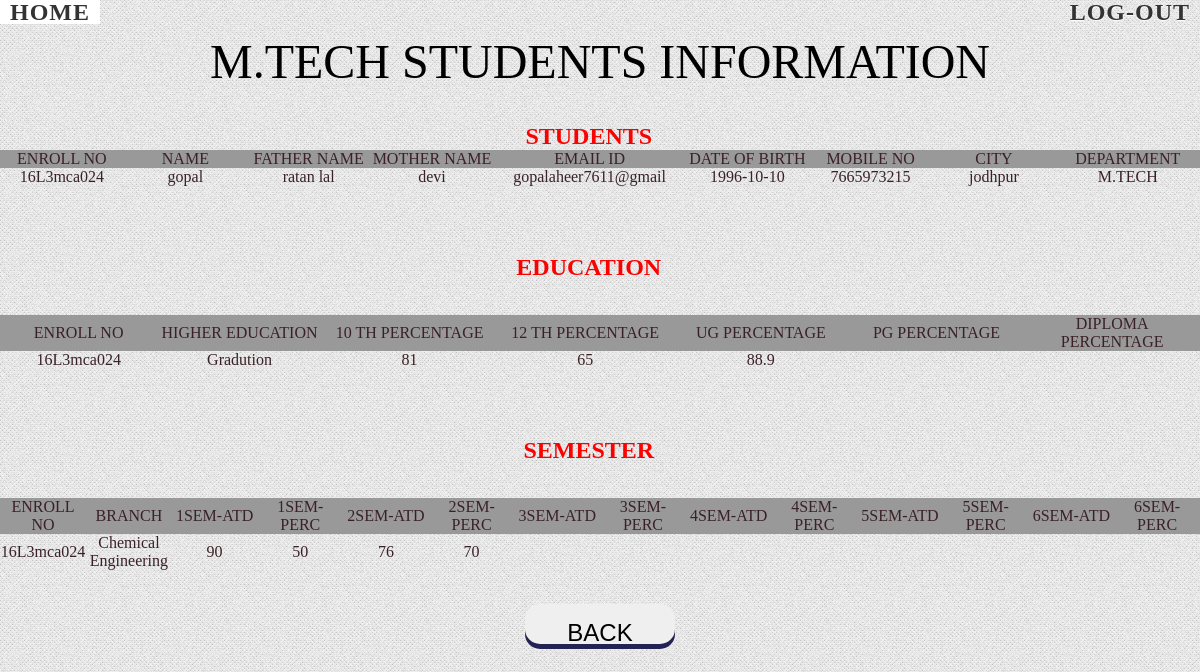
Page /mtech.php (signed in) on the committed database.
### tables this page shows
CREATE TABLE `student` (
  `name` varchar(20) NOT NULL,
  `fname` varchar(20) NOT NULL,
  `mname` varchar(20) NOT NULL,
  `email` varchar(20) NOT NULL,
  `enrollno` varchar(20) NOT NULL,
  `date` varchar(20) NOT NULL,
  `gender` varchar(20) NOT NULL,
  `mobile` varchar(13) NOT NULL,
  `address` varchar(120) NOT NULL,
  `addre` varchar(120) NOT NULL,
  `city` varchar(20) NOT NULL,
  `pincode` int(10) NOT NULL,
  `state` varchar(20) NOT NULL,
  `country` varchar(20) NOT NULL,
  `department` varchar(20) NOT NULL
);

CREATE TABLE `edu` (
  `enroll` varchar(20) NOT NULL,
  `department` varchar(50) NOT NULL,
  `depart` varchar(20) NOT NULL,
  `tenth` varchar(20) DEFAULT NULL,
  `bord` varchar(40) DEFAULT NULL,
  `rollno` varchar(20) DEFAULT NULL,
  `passyear` varchar(20) DEFAULT NULL,
  `maxmark` varchar(10) DEFAULT NULL,
  `obtmark` varchar(10) DEFAULT NULL,
  `perc` varchar(10) DEFAULT NULL,
  `twelth` varchar(10) DEFAULT NULL,
  `bord12` varchar(40) DEFAULT NULL,
  `rollno12` varchar(20) DEFAULT NULL,
  `passyear12` varchar(10) DEFAULT NULL,
  `maxmark12` varchar(10) DEFAULT NULL,
  `obtmark12` varchar(10) DEFAULT NULL,
  `perc12` varchar(10) DEFAULT NULL,
  `gradution` varchar(20) DEFAULT NULL,
  `univ` varchar(40) DEFAULT NULL,
  `rollno13` varchar(20) DEFAULT NULL,
  `passyear13` varchar(10) DEFAULT NULL,
  `maxmark13` varchar(10) DEFAULT NULL,
  `obtmark13` varchar(10) DEFAULT NULL,
  `perc13` varchar(10) DEFAULT NULL,
  `pg` varchar(20) DEFAULT NULL,
  `univpg` varchar(40) DEFAULT NULL,
  `rollnopg` varchar(20) DEFAULT NULL,
  `passyearpg` varchar(10) DEFAULT NULL,
  `maxmarkpg` varchar(10) DEFAULT NULL,
  `obtmarkpg` varchar(10) DEFAULT NULL,
  `percpg` varchar(10) DEFAULT NULL,
  `dp` varchar(30) DEFAULT NULL,
  `univdp` varchar(40) DEFAULT NULL,
  `rollnodp` varchar(20) DEFAULT NULL,
  `passyeardp` varchar(10) DEFAULT NULL,
  `maxmarkdp` varchar(10) DEFAULT NULL,
  `obtmarkdp` varchar(10) DEFAULT NULL,
  `percdp` varchar(10) DEFAULT NULL
);

CREATE TABLE `sem` (
  `enr` varchar(20) NOT NULL,
  `dep` varchar(30) NOT NULL,
  `branch` varchar(30) NOT NULL,
  `1st` varchar(10) NOT NULL,
  `atd1` varchar(10) NOT NULL,
  `result1` varchar(10) NOT NULL,
  `due1` varchar(100) DEFAULT NULL,
  `max1` varchar(10) NOT NULL,
  `obt1` varchar(10) NOT NULL,
  `perc1` varchar(10) NOT NULL,
  `2nd` varchar(10) NOT NULL,
  `atd2` varchar(10) NOT NULL,
  `result2` varchar(10) NOT NULL,
  `due2` varchar(100) DEFAULT NULL,
  `max2` varchar(10) NOT NULL,
  `obt2` varchar(10) NOT NULL,
  `perc2` varchar(10) NOT NULL,
  `3rd` varchar(10) NOT NULL,
  `atd3` varchar(10) NOT NULL,
  `result3` varchar(10) NOT NULL,
  `due3` varchar(100) DEFAULT NULL,
  `max3` varchar(10) NOT NULL,
  `obt3` varchar(10) NOT NULL,
  `perc3` varchar(10) NOT NULL,
  `4th` varchar(10) NOT NULL,
  `atd4` varchar(10) NOT NULL,
  `result4` varchar(10) NOT NULL,
  `due4` varchar(100) DEFAULT NULL,
  `max4` varchar(10) NOT NULL,
  `obt4` varchar(10) NOT NULL,
  `perc4` varchar(10) NOT NULL,
  `5th` varchar(10) NOT NULL,
  `atd5` varchar(10) NOT NULL,
  `result5` varchar(10) NOT NULL,
  `due5` varchar(100) DEFAULT NULL,
  `max5` varchar(10) NOT NULL,
  `obt5` varchar(10) NOT NULL,
  `perc5` varchar(10) NOT NULL,
  `6th` varchar(10) NOT NULL,
  `atd6` varchar(10) NOT NULL,
  `result6` varchar(10) NOT NULL,
  `due6` varchar(100) DEFAULT NULL,
  `max6` varchar(10) NOT NULL,
  `obt6` varchar(10) NOT NULL,
  `perc6` varchar(10) NOT NULL
);

### mtech.php (the view, shortened to what this page needs)
<?php
echo"	<html>
<head>
<title>M.TECH</title>
    <link rel='stylesheet' type='text/css' href='style.css' media='all' />
    <link rel='stylesheet' type='text/css' href='demo.css' media='all' />
	<link rel='stylesheet' type='text/css' href='bun.css' media='all' />
</head>
<body>
<div class='container'>
            <div class='freshdesignweb-top'>
                <a href='admin.php'><font size='+2' ><strong>Home</strong></font></a>
                <span class='right'>
                    <a href='logout.php'>
                        <font size='+2' ><strong>Log-Out</strong></font>
                    </a>
            </span>
            </div>
	<BR><BR><h1 class='h' align='CENTER'><font color='BLACK' ALIGN='CENTER' size='+4'>M.TECH STUDENTS INFORMATION</font> </h1><BR><BR>
			<form id='contactform' method='POST' >";
	$conn=mysqli_connect("localhost","root","")or die("not connect to mysql");
	mysqli_select_db($conn,"stu");
	$sel="select * from student WHERE department='M.TECH' ";
	$result = $conn->query($sel);
	echo"<center><label><font size='+2' color='red' ><strong>STUDENTS</strong></font></label> &nbsp;&nbsp;&nbsp;&nbsp;&nbsp;<br>";
	if ($result->num_rows > 0)
	{
		echo "<table border=1 width='100%' cellspacing='10'>
		<tr bgcolor='#999999'><th style='text-align:center;' width='7%'>ENROLL NO</th><th style='text-align:center;' width='7%' >NAME</th><th style='text-align:center;' width='7%'>FATHER NAME</th><th style='text-align:center;' width='7%'>MOTHER NAME</th><th style='text-align:center;'  width='7%'>EMAIL ID</th><th style='text-align:center;' width='7%'>DATE OF BIRTH</th><th style='text-align:center;' width='7%'>MOBILE NO</th><th style='text-align:center;' width='7%'>CITY</th><th style='text-align:center;' width='7%'>DEPARTMENT</th></tr>";
   		 while($row = $result->fetch_assoc())
		 	{
			$name = $row['name'];
			$fname = $row['fname'];
			$mname = $row['mname'];
			$email = $row['email'];
			$enrollno = $row['enrollno'];
			$date = $row['date'];
			$mobile = $row['mobile'];
			$city = $row['city'];
			$department = $row['department'];
echo"<tr><th style='text-align:center;'>".$enrollno."</th><th style='text-align:center;' >".$name."</th><th style='text-align:center;'>".$fname."</th><th style='text-align:center;'>".$mname."</th><th style='text-align:center;'>".$email."</th><th style='text-align:center;'>".$date."</th><th style='text-align:center;'>".$mobile."</th><th style='text-align:center;'>".$city."</th><th style='text-align:center;'>".$department."</th></tr>";
			}
			echo"</table>";
	}
	else
	{
      echo "0 results";
	}
	$sel="select * from edu  WHERE department='M.TECH'";
	$result = $conn->query($sel);
	echo"<br><br><br><br><center><label><font size='+2' color='red' ><strong>EDUCATION</strong></font></label> &nbsp;&nbsp;&nbsp;&nbsp;&nbsp;<br>";
	if ($result->num_rows > 0)
	{
		echo "<br><br><table border=1 width='100%' cellspacing='10'>
		<tr bgcolor='#999999'><th style='text-align:center;' width='7%' >ENROLL NO</th><th style='text-align:center;' width='7%'>HIGHER EDUCATION</th><th style='text-align:center;' width='7%'>10 TH PERCENTAGE</th><th style='text-align:center;'  width='7%'>12 TH PERCENTAGE</th><th style='text-align:center;' width='7%'>UG PERCENTAGE</th><th style='text-align:center;' width='7%'>PG PERCENTAGE</th><th style='text-align:center;' width='7%'>DIPLOMA PERCENTAGE</th></tr>";
   		 while($row = $result->fetch_assoc())
		 	{
		$enroll = $row['enroll'];
		$depart = $row['depart'];
		$perc = $row['perc'];
		$perc12 = $row['perc12'];
		$perc13 = $row['perc13'];
		$percpg = $row['percpg'];
		$percdp = $row['percdp'];
	echo"<tr><th style='text-align:center;' >".$enroll."</th><th style='text-align:center;'>".$depart."</th><th style='text-align:center;'>".$perc."</th><th style='text-align:center;'>".$perc12."</th><th style='text-align:center;'>".$perc13."</th><th style='text-align:center;'>".$percpg."</th><th style='text-align:center;'>".$percdp."</th></tr>";
		}
			echo"</table>";
	}
	else
	{
      echo "0 results";
	}
	$sel="select * from sem  WHERE dep='M.TECH'";
	$result = $conn->query($sel);
	echo"<br><br><br><br><center><label><font size='+2' color='red' ><strong>SEMESTER</strong></font></label> &nbsp;&nbsp;&nbsp;&nbsp;&nbsp;<br>";
	if ($result->num_rows > 0)
	{
		echo "<br><br><table border=1 width='100%' cellspacing='10'>
		<tr bgcolor='#999999'><th style='text-align:center;' width='7%' >ENROLL NO</th><th style='text-align:center;' width='7%'>BRANCH</th><th style='text-align:center;' width='7%'>1SEM-ATD</th><th style='text-align:center;'  width='7%'>1SEM-PERC</th><th style='text-align:center;' width='7%'>2SEM-ATD</th><th style='text-align:center;' width='7%'>2SEM-PERC</th><th style='text-align:center;' width='7%'>3SEM-ATD</th><th style='text-align:center;' width='7%'>3SEM-PERC</th><th style='text-align:center;' width='7%'>4SEM-ATD</th><th style='text-align:center;' width='7%'>4SEM-PERC</th><th style='text-align:center;' width='7%'>5SEM-ATD</th><th style='text-align:center;' width='7%'>5SEM-PERC</th><th style='text-align:center;' width='7%'>6SEM-ATD</th><th style='text-align:center;' width='7%'>6SEM-PERC</th></tr>";
   		 while($row = $result->fetch_assoc())
		 	{
		$enr = $row['enr'];
		$branch = $row['branch'];
		$atd1 = $row['atd1'];
		$perc1 = $row['perc1'];
		$atd2 = $row['atd2'];
		$perc2 = $row['perc2'];
		$atd3 = $row['atd3'];
		$perc3 = $row['perc3'];
		$atd4 = $row['atd4'];
		$perc4 = $row['perc4'];
		$atd5 = $row['atd5'];
		$perc5 = $row['perc5'];
		$atd6 = $row['atd6'];
		$perc6 = $row['perc6'];
	echo"<tr><th style='text-align:center;' >".$enr."</th><th style='text-align:center;'>".$branch."</th><th style='text-align:center;'>".$atd1."</th><th style='text-align:center;'>".$perc1."</th><th style='text-align:center;'>".$atd2."</th><th style='text-align:center;'>".$perc2."</th><th style='text-align:center;'>".$atd3."</th><th style='text-align:center;'>".$perc3."</th><th style='text-align:center;'>".$atd4."</th><th style='text-align:center;'>".$perc4."</th><th style='text-align:center;'>".$atd5."</th><th style='text-align:center;'>".$perc5."</th><th style='text-align:center;'>".$atd6."</th><th style='text-align:center;'>".$perc6."</th></tr>";
		}
			echo"</table>";
	}
	else
	{
      echo "0 results";
	}
echo"<center><br><br><input type='submit' formaction='admin.php' value='BACK' style='width:150px; height:40px; text-align:top'; class='button2'></center></form></body></html>";
?>

### demo.css (style rules this page uses)
body,div,dl,dt,dd,ul,ol,li,h1,h2,h3,h4,h5,h6,pre,form,fieldset,input,textarea,p,blockquote,th,td { margin:0; padding:0; }
html,body { margin:0; padding:0; height: 100%; }
table { border-collapse:collapse; border-spacing:0; }
address,caption,cite,code,dfn,th,var { font-style:normal; font-weight:normal; }
caption,th { text-align:left; }
h1,h2,h3,h4,h5,h6 { font-size:100%; font-weight:normal; }
body { font-family: Cambria, Palatino, "Palatino Linotype", "Palatino LT STD", Georgia, serif; background:url(images/bgnoise_lg.png); font-weight: 400; font-size: 15px; color: #3a2127; overflow-y: scroll; }
a { color: #333; text-decoration: none; }
.container { width: 100%; height: 100%; position: relative; }
.freshdesignweb-top { line-height: 24px; font-size: 11px; background: rgba(0, 0, 0, 0.05); text-transform: uppercase; z-index: 9999; position: relative; box-shadow: 1px 0px 2px rgba(0,0,0,0.2); }
.freshdesignweb-top a { padding: 0px 10px; letter-spacing: 1px; color: #333; text-shadow: 0px 1px 1px #fff; display: block; float: left; }
.freshdesignweb-top span.right { float: right; }
.freshdesignweb-top span.right a { float: left; display: block; }

### bun.css (style rules this page uses)
table, th, td { border: 0px solid black; }
.button2 { padding: 15px 25px; font-size: 24px;text-align: center; border: none; border-radius: 15px;box-shadow: 0 5px #225; }

### rows in the picture
student: enrollno "16L3mca024", name "gopal", fname "ratan lal", mname "devi", email "gopalaheer7611@gmail", date "1996-10-10", mobile "7665973215", city "jodhpur", department "M.TECH"
edu: enroll "16L3mca024", depart "Gradution", perc "81", perc12 "65", perc13 "88.9"
sem: enr "16L3mca024", branch "Chemical Engineering", atd1 "90", perc1 "50", atd2 "76", perc2 "70"
